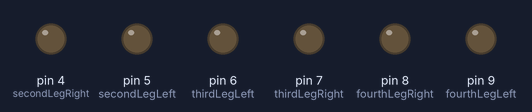
A sketch run on a simulated Arduino Uno, built with avr-gcc and run on an emulated ATmega328P. Parts: output pins drawn as LEDs (lit = HIGH). Pins used as bus, display or sensor lines are not drawn.

Above: at 1.4 s.
At 2.65 s:
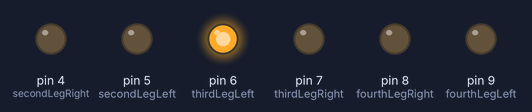
At 3.85 s:
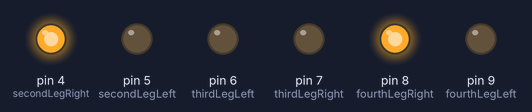
At 5.25 s:
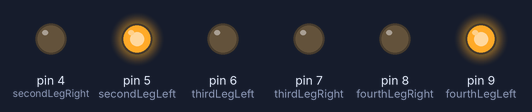
At 6.85 s:
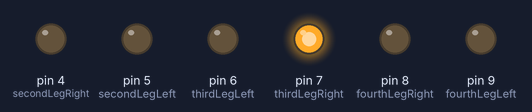
Timing chart, 0 to 7.8 s (numbered marks = the images above):
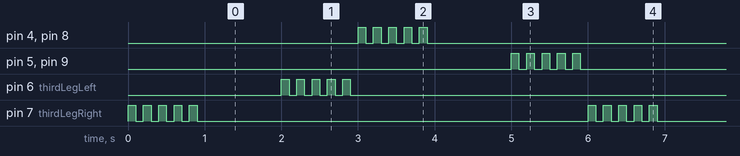

The sketch:

4-LeggedStarFish.ino
```cpp
//const int firstLegPairLeft = 2;
//const int firstLegPairRight = 3;
//const int secondLegPairLeft = 4;
//const int secondLegPairRight = 5;

const int firstLegLeft = 2;
const int firstLegRight = 3;
const int secondLegLeft = 5;
const int secondLegRight = 4;
const int thirdLegLeft = 6;
const int thirdLegRight = 7;
const int fourthLegLeft = 9;
const int fourthLegRight = 8;
//const int firstLegLeft = 10;
//const int firstLegRight = 11;
//const int secondLegLeft = 12;
//const int secondLegRight = 13;

int numberOfPulses;
//int leg;
void setup() {
  // put your setup code here, to run once:
pinMode(firstLegLeft,OUTPUT);
pinMode(firstLegRight,OUTPUT);
pinMode(secondLegLeft,OUTPUT);
pinMode(secondLegRight,OUTPUT);
pinMode(thirdLegLeft,OUTPUT);
pinMode(thirdLegRight,OUTPUT);
pinMode(fourthLegLeft,OUTPUT);
pinMode(fourthLegRight,OUTPUT);

}

void loop() {
  // put your main code here, to run repeatedly:
pulse(5,firstLegRight,thirdLegRight);
delay(1000);
pulse(5,firstLegLeft,thirdLegLeft);
//delay(200);
pulse(5,secondLegRight,fourthLegRight);
delay(1000);
pulse(5,secondLegLeft,fourthLegLeft);
//delay(200);

//digitalWrite(firstLegPairLeft,HIGH);
//delay(100);
//digitalWrite(firstLegPairLeft,LOW);
//delay(500);
//digitalWrite(secondLegPairRight,HIGH);
//delay(100);
//digitalWrite(secondLegPairRight,LOW);
//delay(500);
//digitalWrite(secondLegPairLeft,HIGH);
//delay(100);
//digitalWrite(secondLegPairLeft,LOW);
//
////digitalWrite(firstLegPairLeft,HIGH);
//delay(2000);

//analogWrite(firstLegPairRight,0.1*255);

}
  void pulse(int numberOfPulses,int leg1, int leg2){
  int n = 0;
  while(n<numberOfPulses){
    digitalWrite(leg1,HIGH);
    digitalWrite(leg2,HIGH);
    delay(100);
    digitalWrite(leg1,LOW);
    digitalWrite(leg2,LOW);
    delay(100);
    n = n+1;
  }

  }
```

Measured:
- by itself, pin 4 (secondLegRight), pin 5 (secondLegLeft), pin 6 (thirdLegLeft), pin 7 (thirdLegRight), pin 8 (fourthLegRight), pin 9 (fourthLegLeft): repeats every 6.0 s: 4 × (LOW 0.10 s, HIGH 0.10 s), LOW 5.1 s, HIGH 0.10 s
- by itself, everything shown: repeats every 6.0 s, in 40 steps
